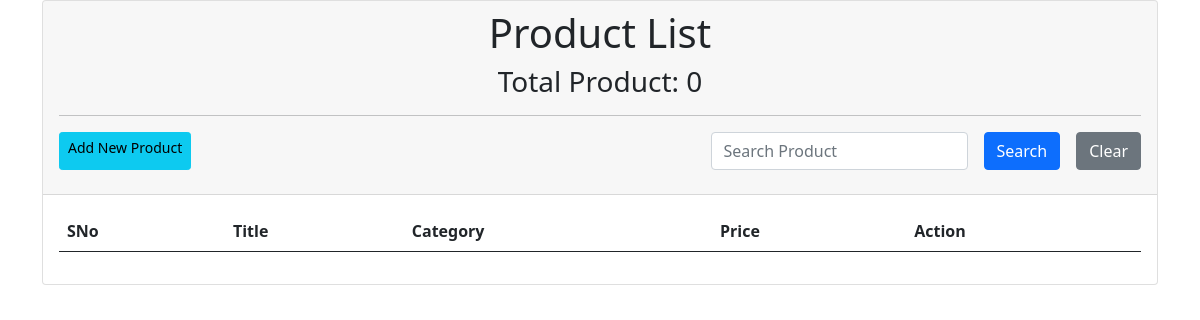
Page /app-pos/product/list/ (signed in) on the earlier database version.
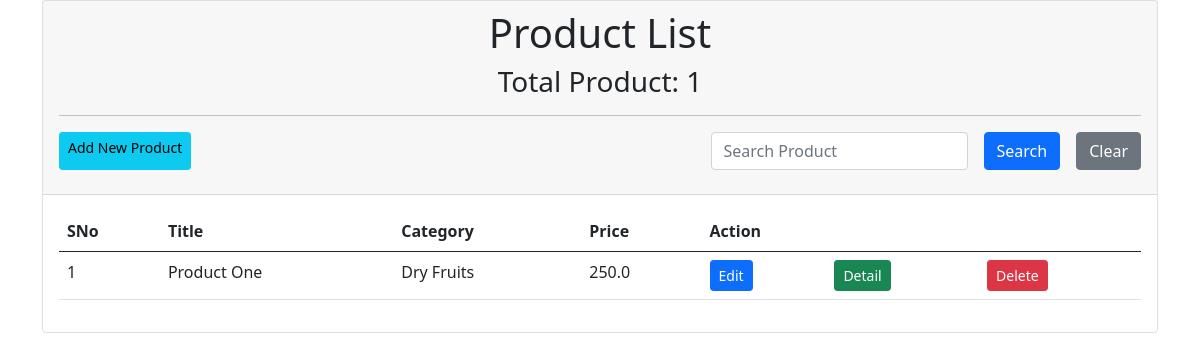
Same page on the later database version.
### app_pos/models.py (models this page shows, shortened)
class Product(models.Model):
    product_title = models.CharField(max_length=200, null=False, blank=False)
    product_category = models.ForeignKey(Category, on_delete=models.CASCADE,
                                          null=False, blank=False)
    product_price = models.FloatField(null=False, blank=False)
    product_description = models.TextField(null=True, blank=True)
    product_quantity = models.IntegerField(null=False, blank=False, default=0)
    cost_price = models.FloatField(null=False, blank=False, default=0.0)
    is_active = models.BooleanField(default=True)
    created_at = models.DateTimeField(default=timezone.now())

class Category(models.Model):
    category_name = models.CharField(max_length=100, null=False, blank=False)
    category_description = models.TextField(null=True, blank=True)
    is_active = models.BooleanField(default=True)
    created_at = models.DateTimeField(default=timezone.now())

### app_pos/views.py (the view)
# urls.py: path('product/list/', product_list, name="product.list"),
@login_required(login_url="login")
def product_list(request):
    if request.method == "GET" and "search" in request.GET:
        data_to_search = request.GET.get("search")
        search_data = Product.objects.filter(
            Q(product_title__icontains=data_to_search) |
            Q(product_category__category_name__icontains=data_to_search))
        context = { "products": search_data}
    else:
        db_data = Product.objects.all()
        context = {
            "products": db_data
        }
    return render(request, "product_list.html", context)

### app_pos/templates/product_list.html (shortened to what this page needs)
{% extends 'base.html' %}
{% block body_content %}
<section class="container">
  <div class="card">
    <div class="card-header">
      <h1 class="card-title text-center">Product List</h1>
      <h3 class="text-center">Total Product: {{ products.count }}</h3>
    <hr>
    <h3 class="text-center d-flex justify-content-between mb-3">
        <a href="{% url 'product.create' %}" class="btn btn-info btn-sm">Add New Product</a>
        <form action="#" method="GET">
            <div class="form-group d-flex flex-row gap-3">
                <input type="text" name="search" class="form-control" placeholder="Search Product">
                <button type="submit" class="btn btn-primary">Search</button>
                <a href="{% url 'product.list' %}" class="btn btn-secondary">Clear</a>
            </div>
        </form>
    </h3>
    </div>
    <div class="card-body">
      <table class="table table-hover table-responsive table-border">
        <thead>
          <tr>
            <th>SNo</th>
            <th>Title</th>
            <th>Category</th>
            <th>Price</th>
            <th colspan="3">Action</th>
          </tr>
        </thead>
        <tbody>
          {% for data in products %}
          <tr>
            <td>{{ forloop.counter }}</td>
            <td>{{ data.product_title }}</td>
            <td>{{ data.product_category.category_name }}</td>
            <td>{{ data.product_price }}</td>
            <td><a href="{% url 'product.edit' pk=data.id %}" class="btn btn-sm btn-primary">Edit</a></td>
            <td><a href="{% url 'product.detail' pk=data.id %}" class="btn btn-sm btn-success">Detail</a></td>
            <td><a href="{% url 'product.delete' pk=data.id %}" class="btn btn-sm btn-danger">Delete</a></td>
          </tr>
          {% endfor %}
        </tbody>
      </table>
    </div>
  </div>
</section>
{% endblock %}

Differences in the rows shown:
added Product: product_title "Product One", product_category.category_name "Dry Fruits", product_price "250.0"
Other differences:
{{ products.count }}: "0" → "1"
